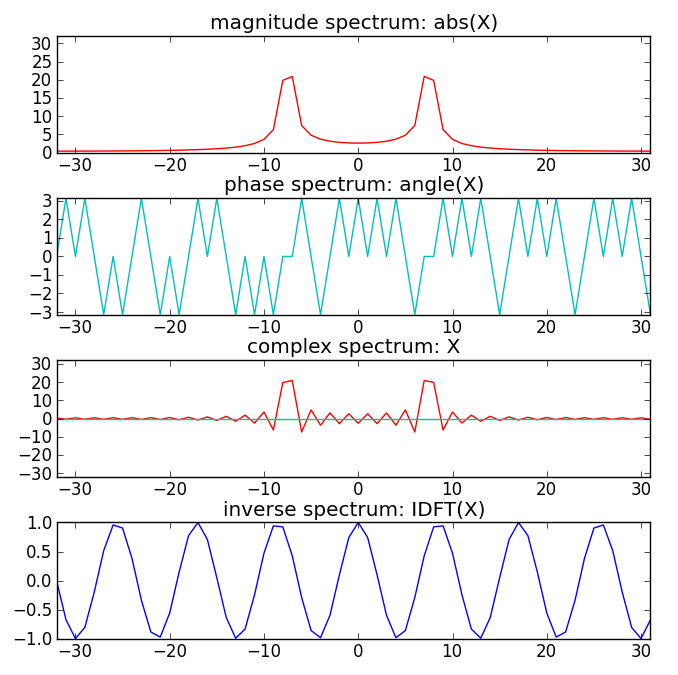

Write Python code to recreate this figure.
import numpy as np
import matplotlib.pyplot as plt

plt.figure(1)
N = 64
k0 = 7.5
X = np.array([])
y = np.array([])
plt.figure(1)
x = np.cos(2*np.pi*k0/N*np.arange(-N/2, N/2))
for k in np.arange(-N/2, N/2):
	s = np.exp((-1j*2*np.pi*k/N)*np.arange(-N/2, N/2))
	X = np.append(X, sum(x*np.conjugate(s)))


plt.subplot(411)
plt.title('magnitude spectrum: abs(X)')
plt.plot(np.arange(-N/2, N/2), abs(X), 'r')
plt.axis([-N/2,N/2-1,0,N/2])

plt.subplot(412)
plt.title('phase spectrum: angle(X)')
plt.plot(np.arange(-N/2, N/2), np.angle(X), 'c')
plt.axis([-N/2,N/2-1,-np.pi,np.pi])

plt.subplot(413)
plt.title('complex spectrum: X')
plt.plot(np.arange(-N/2, N/2), np.real(X),'r')
plt.plot(np.arange(-N/2, N/2), np.imag(X),'c')
plt.axis([-N/2,N/2-1,-N/2,N/2])

for k in np.arange(-N/2, N/2):
	s = np.exp((1j*2*np.pi*k/N)*np.arange(-N/2, N/2))
	y = np.append(y, sum(X*s)/N)
plt.subplot(414)
plt.title('inverse spectrum: IDFT(X)')
plt.plot(np.arange(-N/2, N/2), y,'b')
plt.axis([-N/2,N/2-1,-1,1])
plt.show()
